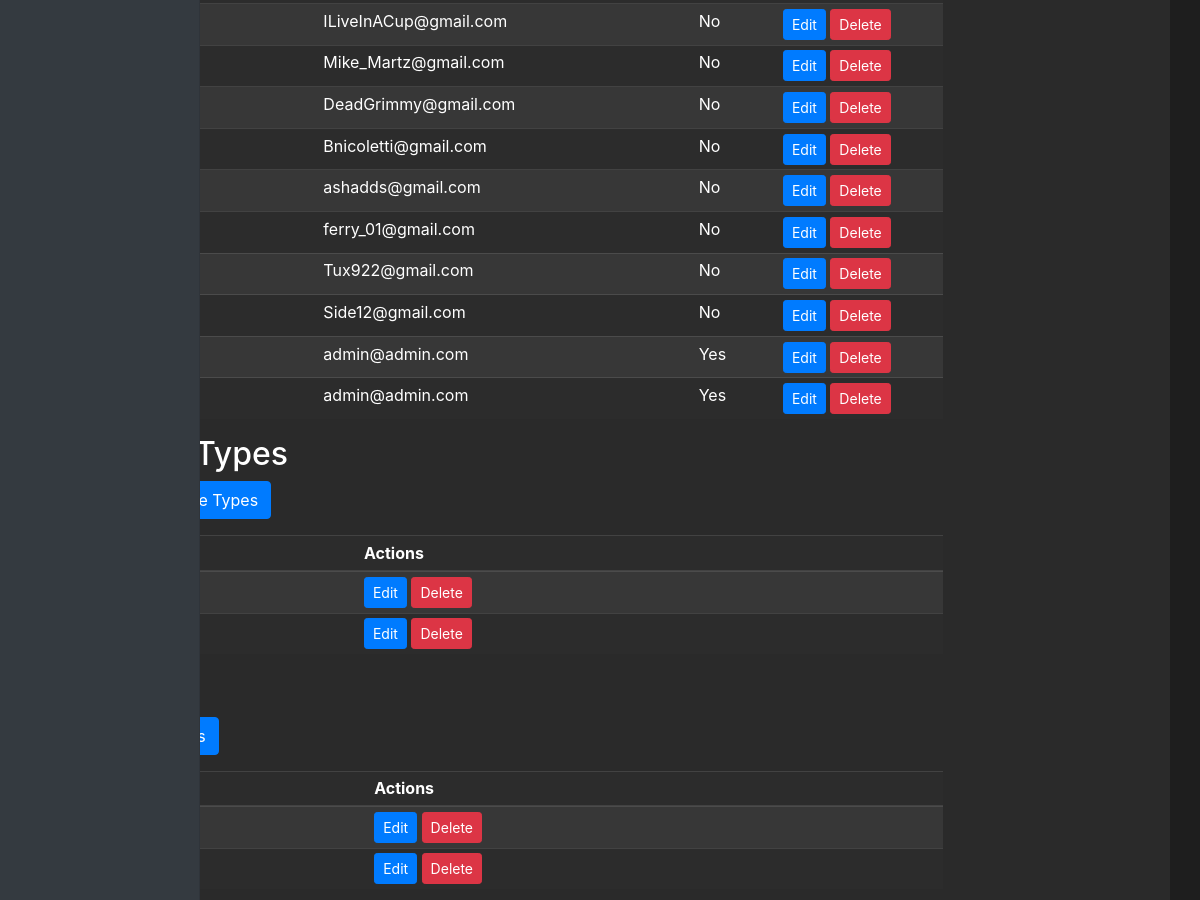
/admin (signed in, middle part), run on an earlier commit of the app's database.
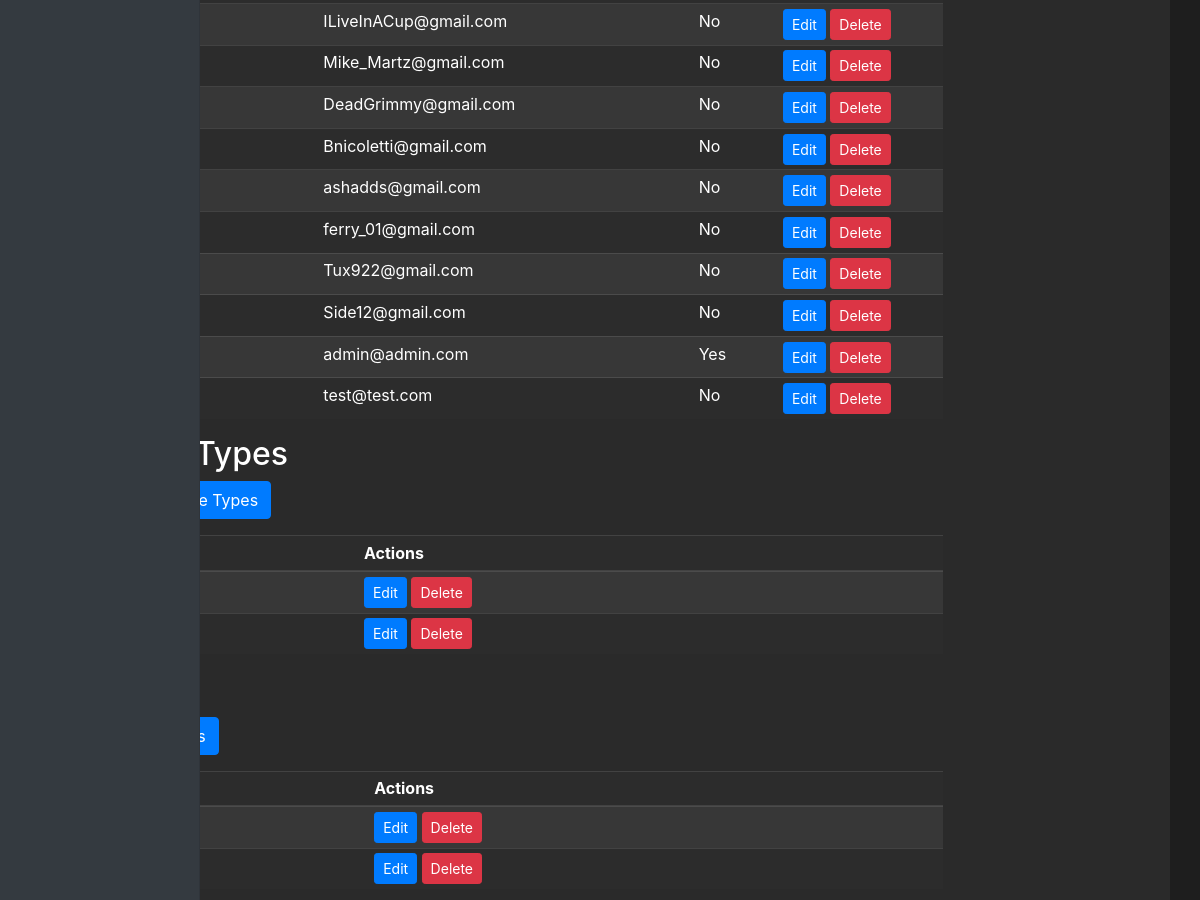
And on a later commit of the database.
### tables this page shows
CREATE TABLE user (
    user_id INTEGER PRIMARY KEY AUTOINCREMENT,
    username VARCHAR(64) NOT NULL,
    email VARCHAR(100) NOT NULL,
    password_hash VARCHAR(255) NOT NULL,
    created_at DATETIME DEFAULT CURRENT_TIMESTAMP,
    admin INTEGER DEFAULT 0
);

CREATE TABLE vehicle_type (
    type_id INTEGER PRIMARY KEY AUTOINCREMENT,
    name VARCHAR(20) NOT NULL
);

CREATE TABLE brand (
    brand_id INTEGER PRIMARY KEY AUTOINCREMENT,
    name VARCHAR(20)
);

### app.py (the view)
@app.route('/admin')
@login_required
def admin():
    if not current_user.admin:
        flash('Access denied. Admin privileges required.')
        return redirect(url_for('home'))
    conn = get_db_connection()
    users = User.get_all_users()
    vehicle_types = conn.execute('SELECT * FROM vehicle_type').fetchall()
    brands = conn.execute('SELECT * FROM brand').fetchall()
    models = conn.execute('''
        SELECT model.model_id, model.name as model_name, brand.name as brand_name, vehicle_type.name as type_name
        FROM model
        JOIN brand ON model.brand_id = brand.brand_id
        JOIN vehicle_type ON model.type_id = vehicle_type.type_id
        ORDER BY model.name
    ''').fetchall()
    colors = conn.execute('SELECT * FROM color').fetchall()
    wheel_sets = conn.execute('SELECT * FROM wheel_set').fetchall()
    conn.close()
    return render_template('admin.html', users=users, vehicle_types=vehicle_types,
                           brands=brands, models=models, colors=colors, wheel_sets=wheel_sets)

### app.py (called while the page is built)
def get_db_connection():
    conn = sqlite3.connect(DATABASE)
    conn.row_factory = sqlite3.Row  # This enables column access by name: row['column_name']
    return conn

@login_manager.user_loader
def load_user(user_id):
    return User.get(user_id)

    @staticmethod
    def get(user_id):
        conn = get_db_connection()
        user_data = conn.execute('SELECT * FROM user WHERE user_id = ?', (user_id,)).fetchone()
        conn.close()
        if user_data:
            return User(
                user_id=user_data['user_id'],
                username=user_data['username'],
                email=user_data['email'],
                password_hash=user_data['password_hash'],
                admin=bool(user_data['admin'])
            )
        return None

    @staticmethod
    def get_all_users():
        conn = get_db_connection()
        users_data = conn.execute('SELECT * FROM user').fetchall()
        conn.close()
        users = []
        for user_data in users_data:
            users.append(User(
                user_id=user_data['user_id'],
                username=user_data['username'],
                email=user_data['email'],
                password_hash=user_data['password_hash'],
                admin=bool(user_data['admin'])
            ))
        return users

### templates/admin.html (shortened to what this page needs)
{% extends "base.html" %}
{% block content %}
<div class="container-fluid">
    <div class="row">
        <nav id="sidebarMenu" class="col-md-3 col-lg-2 d-md-block bg-dark sidebar collapse">
        </nav>
        <main class="col-md-9 ms-sm-auto col-lg-10 px-md-4">
            <div class="table-responsive">
                <table class="table table-striped table-sm">
                    <tbody>
                        {% for user in users %}
                        <tr>
                            <td>{{ user.username }}</td>
                            <td>{{ user.email }}</td>
                            <td>{{ 'Yes' if user.admin else 'No' }}</td>
                            <td>
                                <a href="{{ url_for('update_user', user_id=user.id) }}" class="btn btn-sm btn-primary">Edit</a>
                                <form action="{{ url_for('delete_user', user_id=user.id) }}" method="post" class="d-inline">
                                    <button type="submit" class="btn btn-sm btn-danger" onclick="return confirm('Are you sure?')">Delete</button>
                                </form>
                            </td>
                        </tr>
                        {% endfor %}
                    </tbody>
                </table>
            </div>
            <h2 id="vehicle_types">Vehicle Types</h2>
            <a href="{{ url_for('vehicle_type') }}" class="btn btn-primary mb-3">Manage Vehicle Types</a>
            <div class="table-responsive">
                <table class="table table-striped table-sm">
                    <thead>
                        <tr>
                            <th>Name</th>
                            <th>Actions</th>
                        </tr>
                    </thead>
                    <tbody>
                        {% for type in vehicle_types %}
                        <tr>
                            <td>{{ type.name }}</td>
                            <td>
                                <a href="{{ url_for('vehicle_type_edit', type_id=type.type_id) }}" class="btn btn-sm btn-primary">Edit</a>
                                <button class="btn btn-sm btn-danger">Delete</button>
                            </td>
                        </tr>
                        {% endfor %}
                    </tbody>
                </table>
            </div>
            <h2 id="brands">Brands</h2>
            <a href="{{ url_for('brand_type') }}" class="btn btn-primary mb-3">Manage Brands</a>
            <div class="table-responsive">
                <table class="table table-striped table-sm">
                    <thead>
                        <tr>
                            <th>Name</th>
                            <th>Actions</th>
                        </tr>
                    </thead>
                    <tbody>
                        {% for brand in brands %}
                        <tr>
                            <td>{{ brand.name }}</td>
                            <td>
                                <a href="{{ url_for('brand_type_edit', brand_id=brand.brand_id) }}" class="btn btn-sm btn-primary">Edit</a>
                                <form action="{{ url_for('brand_type_delete', brand_id=brand.brand_id) }}" method="post" class="d-inline">
                                    <button type="submit" class="btn btn-sm btn-danger" onclick="return confirm('Are you sure?')">Delete</button>
                                </form>
                            </td>
                        </tr>
                        {% endfor %}
                    </tbody>
                </table>
            </div>
        </main>
    </div>
</div>
{% endblock %}

### templates/base.html (shortened to what this page needs)
<!DOCTYPE html>
<html lang="en">
<head>
    <link
      rel="stylesheet"
      href="https://stackpath.bootstrapcdn.com/bootstrap/4.4.1/css/bootstrap.min.css"
    />
    <link
      rel="stylesheet"
      href="https://cdnjs.cloudflare.com/ajax/libs/font-awesome/5.15.4/css/all.min.css"
    />
    <link rel="stylesheet" href="{{ url_for('static', filename='css/style.css') }}">
</head>
<body>
    <div class="container">
        {% block content %}{% endblock %}
    </div>
</body>
</html>

### static/css/style.css (style rules this page uses)
body { background-color: #1e1e1e; color: #ffffff; }
.container { background-color: rgba(45, 45, 45, 0.8); border-radius: 8px; padding: 20px; margin-top: 20px; }
h1, h2, h3, h4, h5, h6 { color: #ffffff; }
.table { color: #ffffff; background-color: rgba(45, 45, 45, 0.8); }
.table thead th { border-bottom-color: rgba(255, 255, 255, 0.1); }
.sidebar { position: fixed; top: 0; bottom: 0; left: 0; z-index: 100; padding: 48px 0 0; box-shadow: inset -1px 0 0 rgba(0, 0, 0, .1); }
main { padding-top: 48px; }
.table { color: #fff; }

What changed in the data, as far as the page shows it:
removed user: email "admin@admin.com", admin "Yes"
added user: email "test@test.com", admin "No"
